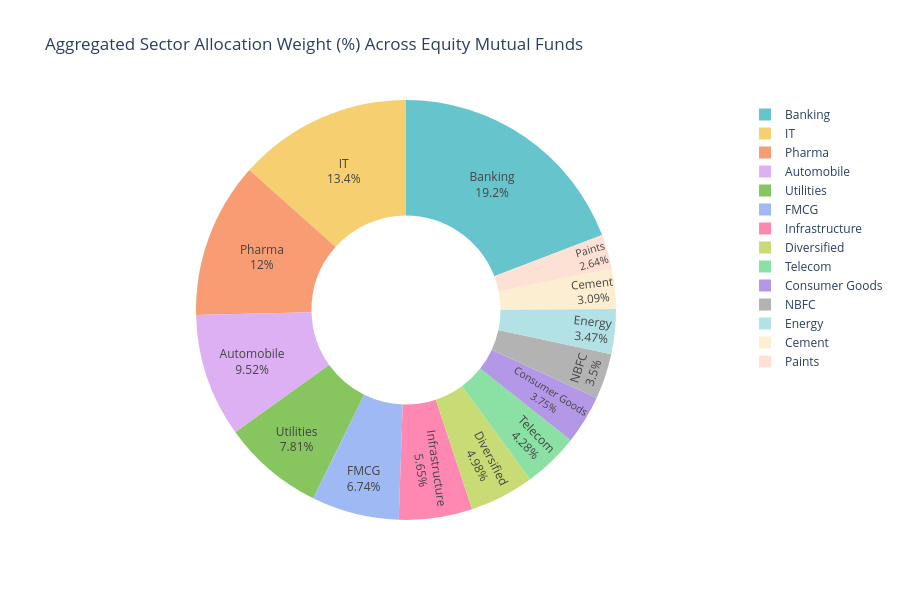

The code cell stored with this chart in its notebook:
### Markdown cell above
## 9. Equity Portfolio Sector Allocation

### Code cell
# Chart 15: Sector Allocation Donut Chart
sector_weights = fact_portfolio_holdings.groupby('sector')['weight_pct'].sum().reset_index()
sector_weights = sector_weights.sort_values(by='weight_pct', ascending=False)

fig15 = px.pie(
    sector_weights,
    values='weight_pct',
    names='sector',
    title='Aggregated Sector Allocation Weight (%) Across Equity Mutual Funds',
    hole=0.45,
    color_discrete_sequence=px.colors.qualitative.Pastel
)
fig15.update_traces(textinfo='percent+label', textposition='inside')
fig15.update_layout(template='plotly_white', height=600)
fig15.show()

### Figure 1 — Plotly figure (JSON) as saved in the notebook; plotly's stock layout.template omitted (floating-point values rounded to 4 significant figures)
{"data": [{"domain": {"x": [0.0, 1.0], "y": [0.0, 1.0]}, "hole": 0.45, "hovertemplate": "sector=%{label}<br>weight_pct=%{value}<extra></extra>", "labels": ["Banking", "IT", "Pharma", "Automobile", "Utilities", "FMCG", "Infrastructure", "Diversified", "Telecom", "Consumer Goods", "NBFC", "Energy", "Cement", "Paints"], "legendgroup": "", "name": "", "showlegend": true, "textinfo": "percent+label", "textposition": "inside", "type": "pie", "values": [652.3, 455.5, 407.4, 323.6, 265.5, 229.1, 192.2, 169.2, 145.6, 127.6, 119.1, 117.9, 105.0, 89.86]}], "layout": {"height": 600, "legend": {"tracegroupgap": 0}, "piecolorway": ["rgb(102, 197, 204)", "rgb(246, 207, 113)", "rgb(248, 156, 116)", "rgb(220, 176, 242)", "rgb(135, 197, 95)", "rgb(158, 185, 243)", "rgb(254, 136, 177)", "rgb(201, 219, 116)", "rgb(139, 224, 164)", "rgb(180, 151, 231)", "rgb(179, 179, 179)"], "title": {"text": "Aggregated Sector Allocation Weight (%) Across Equity Mutual Funds"}}}
